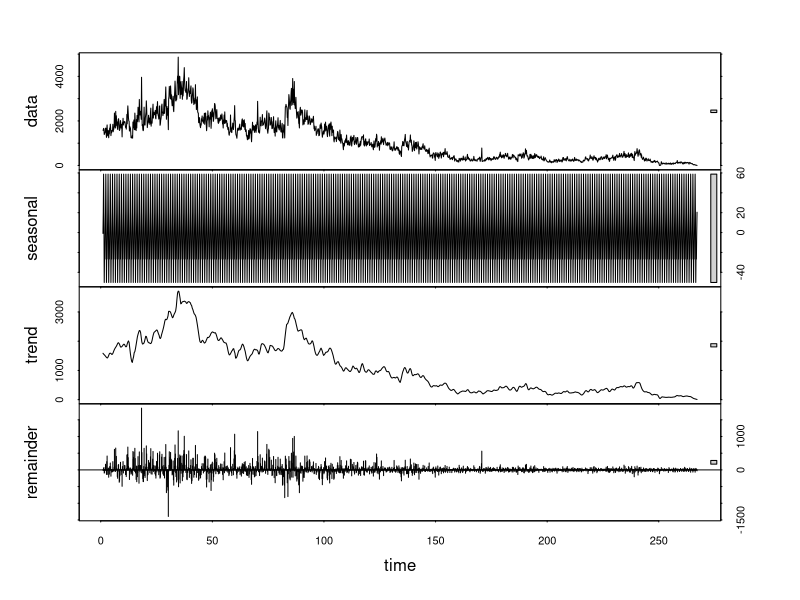

Here is the R script that generated this plot:
#clean up env
#rm(list = ls())

#loading sales data with dates and formatting the date field as date in R
library(readr)
SalesData <-  as.data.frame(read_csv("AllHistoricalData.csv")) 
dates <- as.Date(SalesData$Date)
SalesData$Date <- dates

library(readr)
WeatherData <- read_csv("LondonWeather2013-2018.csv")
weatherdates <- as.Date(WeatherData$DATE, "%d/%m/%Y")
#View(weatherdates)
WeatherData$DATE <- weatherdates

#need to transform sales data into a ts (time series) object

test <- ts(SalesData$`Tickets Sold`, start = 1, frequency = 7)
is.ts(test)
test


#fitting a STL decomposition to the sales data
require(graphics)

fit <- stl(test, t.window=12, s.window='periodic', robust=TRUE) #s.window > results in a smoother trend
plot(fit)


